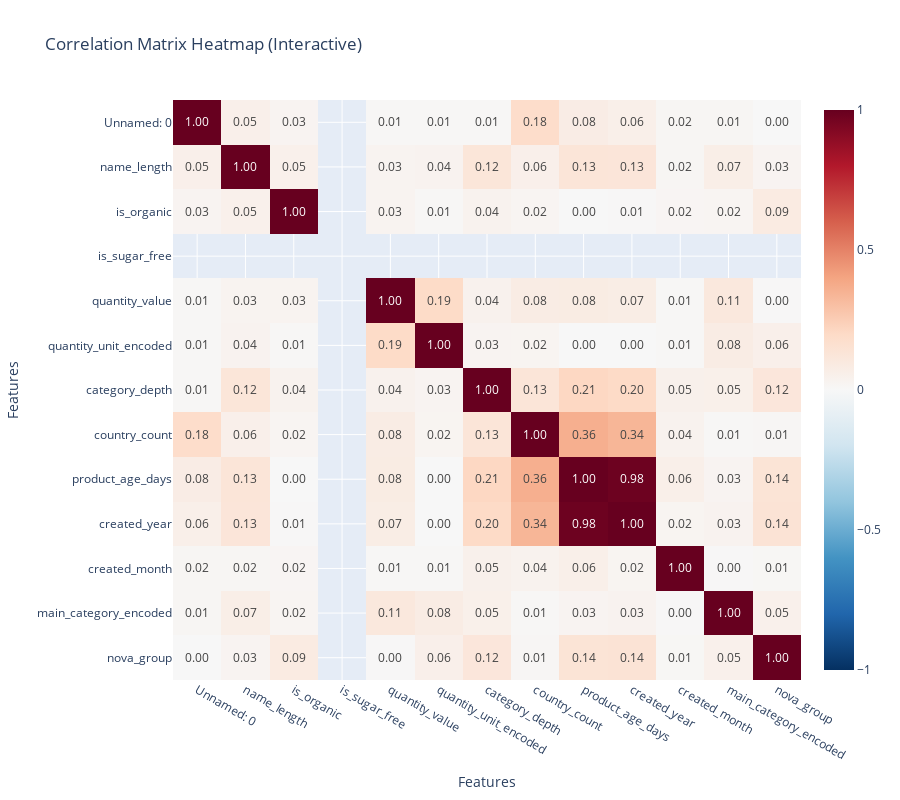

This figure's notebook cell:
### Code cell
import plotly.express as px  

corr_long = corr_matrix.reset_index().melt(id_vars='index')  

corr_long.columns = ['Feature 1', 'Feature 2', 'Correlation']  

fig = px.imshow(
    corr_matrix,                  
    text_auto='.2f',              
    aspect="auto",                
    color_continuous_scale='RdBu_r',  
    zmin=-1, zmax=1,             
    title="Correlation Matrix Heatmap (Interactive)"  
)


fig.update_layout(
    width=900,          
    height=800,          
    xaxis_title="Features",  
    yaxis_title="Features"   
)

fig.show()

### Figure 1 — Plotly figure (JSON) as saved in the notebook; plotly's stock layout.template omitted (floating-point values rounded to 4 significant figures; data arrays with more than 128 entries replaced by an {"elided": "..."} marker saying what was removed)
{"data": [{"coloraxis": "coloraxis", "hovertemplate": "x: %{x}<br>y: %{y}<br>color: %{z}<extra></extra>", "name": "0", "texttemplate": "%{z:.2f}", "type": "heatmap", "x": ["Unnamed: 0", "name_length", "is_organic", "is_sugar_free", "quantity_value", "quantity_unit_encoded", "category_depth", "country_count", "product_age_days", "created_year", "created_month", "main_category_encoded", "nova_group"], "xaxis": "x", "y": ["Unnamed: 0", "name_length", "is_organic", "is_sugar_free", "quantity_value", "quantity_unit_encoded", "category_depth", "country_count", "product_age_days", "created_year", "created_month", "main_category_encoded", "nova_group"], "yaxis": "y", "z": {"elided": "13x13 float values"}}], "layout": {"coloraxis": {"cmax": 1, "cmin": -1, "colorscale": [[0, "rgb(5,48,97)"], [0.1, "rgb(33,102,172)"], [0.2, "rgb(67,147,195)"], [0.3, "rgb(146,197,222)"], [0.4, "rgb(209,229,240)"], [0.5, "rgb(247,247,247)"], [0.6, "rgb(253,219,199)"], [0.7, "rgb(244,165,130)"], [0.8, "rgb(214,96,77)"], [0.9, "rgb(178,24,43)"], [1, "rgb(103,0,31)"]]}, "height": 800, "title": {"text": "Correlation Matrix Heatmap (Interactive)"}, "width": 900, "xaxis": {"anchor": "y", "domain": [0, 1], "title": {"text": "Features"}}, "yaxis": {"anchor": "x", "autorange": "reversed", "domain": [0, 1], "title": {"text": "Features"}}}}
